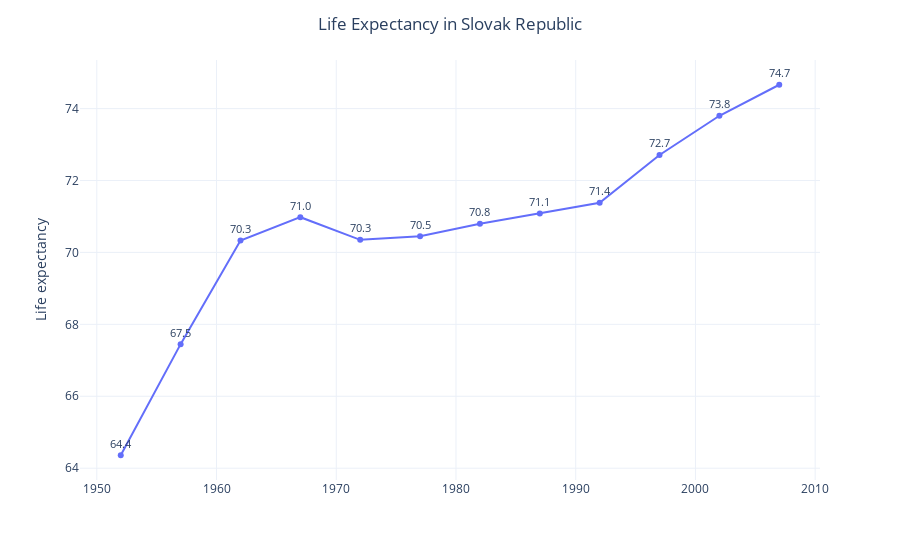

The cell this chart's notebook holds for it:
### Code cell
fig = (
    px.line(df_slovak, x='year', y='lifeExp', text='lifeExp') 
    .update_layout(
        title='Life Expectancy in Slovak Republic',
        title_x=0.5,
        xaxis_title='',
        yaxis_title='Life expectancy',
        template = 'plotly_white'
    )
    .update_traces(
        mode='markers+lines+text',
        textposition='top center',
        textfont_size=11,
        texttemplate='%{text:.1f}'
    ) 
)
    
fig.show()

### Figure 1 — Plotly figure (JSON) as saved in the notebook; plotly's stock layout.template omitted (floating-point values rounded to 4 significant figures)
{"data": [{"hovertemplate": "year=%{x}<br>lifeExp=%{text}<extra></extra>", "legendgroup": "", "line": {"color": "#636efa", "dash": "solid"}, "marker": {"symbol": "circle"}, "mode": "markers+lines+text", "name": "", "orientation": "v", "showlegend": false, "text": [64.36, 67.45, 70.33, 70.98, 70.35, 70.45, 70.8, 71.08, 71.38, 72.71, 73.8, 74.66], "textfont": {"size": 11}, "textposition": "top center", "texttemplate": "%{text:.1f}", "type": "scatter", "x": [1952, 1957, 1962, 1967, 1972, 1977, 1982, 1987, 1992, 1997, 2002, 2007], "xaxis": "x", "y": [64.36, 67.45, 70.33, 70.98, 70.35, 70.45, 70.8, 71.08, 71.38, 72.71, 73.8, 74.66], "yaxis": "y"}], "layout": {"autosize": true, "legend": {"tracegroupgap": 0}, "margin": {"t": 60}, "title": {"text": "Life Expectancy in Slovak Republic", "x": 0.5}, "xaxis": {"anchor": "y", "autorange": true, "domain": [0, 1], "range": [1949.0, 2010.0], "title": {"text": ""}, "type": "linear"}, "yaxis": {"anchor": "x", "autorange": true, "domain": [0, 1], "range": [63.56, 75.46], "title": {"text": "Life expectancy"}, "type": "linear"}}}
